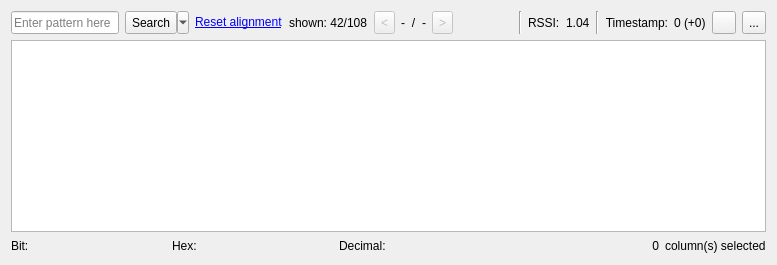
          <widget class="QWidget" name="layoutWidget">
           <layout class="QVBoxLayout" name="verticalLayout">
            <property name="leftMargin">
             <number>11</number>
            </property>
            <property name="topMargin">
             <number>11</number>
            </property>
            <property name="rightMargin">
             <number>11</number>
            </property>
            <property name="bottomMargin">
             <number>11</number>
            </property>
            <item>
             <layout class="QGridLayout" name="gridLayout_2">
              <item row="0" column="17">
               <widget class="QToolButton" name="btnSaveProto">
                <property name="sizePolicy">
                 <sizepolicy hsizetype="Fixed" vsizetype="Preferred">
                  <horstretch>0</horstretch>
                  <verstretch>0</verstretch>
                 </sizepolicy>
                </property>
                <property name="baseSize">
                 <size>
                  <width>0</width>
                  <height>0</height>
                 </size>
                </property>
                <property name="toolTip">
                 <string>Save current protocol.</string>
                </property>
                <property name="text">
                 <string/>
                </property>
                <property name="icon">
                 <iconset theme="document-save">
                  <normaloff>.</normaloff>.</iconset>
                </property>
                <property name="toolButtonStyle">
                 <enum>Qt::ToolButtonIconOnly</enum>
                </property>
               </widget>
              </item>
              <item row="0" column="12">
               <widget class="QLabel" name="label_2">
                <property name="toolTip">
                 <string>&lt;html&gt;&lt;head/&gt;&lt;body&gt;&lt;p&gt;The &lt;span style=&quot; font-weight:600;&quot;&gt;Received Signal Strength Indicator&lt;/span&gt; indicates the average signal power of the current message.&lt;/p&gt;&lt;/body&gt;&lt;/html&gt;</string>
                </property>
                <property name="text">
                 <string>RSSI:</string>
                </property>
               </widget>
              </item>
              <item row="0" column="7">
               <widget class="QLabel" name="lSlash">
                <property name="sizePolicy">
                 <sizepolicy hsizetype="Preferred" vsizetype="Preferred">
                  <horstretch>0</horstretch>
                  <verstretch>0</verstretch>
                 </sizepolicy>
                </property>
                <property name="text">
                 <string>/</string>
                </property>
                <property name="alignment">
                 <set>Qt::AlignCenter</set>
                </property>
               </widget>
              </item>
              <item row="0" column="4">
               <widget class="QLabel" name="lblShownRows">
                <property name="text">
                 <string>shown: 42/108</string>
                </property>
               </widget>
              </item>
              <item row="0" column="16">
               <widget class="QLabel" name="lTime">
                <property name="sizePolicy">
                 <sizepolicy hsizetype="Expanding" vsizetype="Preferred">
                  <horstretch>0</horstretch>
                  <verstretch>0</verstretch>
                 </sizepolicy>
                </property>
                <property name="toolTip">
                 <string>&lt;html&gt;&lt;head/&gt;&lt;body&gt;&lt;p&gt;The &lt;span style=&quot; font-weight:600;&quot;&gt;Message&lt;/span&gt;&lt;span style=&quot; font-weight:600;&quot;&gt;Start&lt;/span&gt; is the point in time when a protocol message begins. Additionally the relative time (+ ...) from the previous message is shown.&lt;/p&gt;&lt;/body&gt;&lt;/html&gt;</string>
                </property>
                <property name="text">
                 <string>0 (+0)</string>
                </property>
                <property name="textFormat">
                 <enum>Qt::PlainText</enum>
                </property>
                <property name="alignment">
                 <set>Qt::AlignLeading|Qt::AlignLeft|Qt::AlignVCenter</set>
                </property>
               </widget>
              </item>
              <item row="0" column="6">
               <widget class="QLabel" name="lSearchCurrent">
                <property name="sizePolicy">
                 <sizepolicy hsizetype="Preferred" vsizetype="Preferred">
                  <horstretch>0</horstretch>
                  <verstretch>0</verstretch>
                 </sizepolicy>
                </property>
                <property name="styleSheet">
                 <string notr="true">QLabel
{
    qproperty-alignment: AlignCenter;
}</string>
                </property>
                <property name="text">
                 <string>-</string>
                </property>
               </widget>
              </item>
              <item row="0" column="13">
               <widget class="QLabel" name="lblRSSI">
                <property name="sizePolicy">
                 <sizepolicy hsizetype="Expanding" vsizetype="Preferred">
                  <horstretch>0</horstretch>
                  <verstretch>0</verstretch>
                 </sizepolicy>
                </property>
                <property name="toolTip">
                 <string>&lt;html&gt;&lt;head/&gt;&lt;body&gt;&lt;p&gt;The &lt;span style=&quot; font-weight:600;&quot;&gt;Received Signal Strength Indicator&lt;/span&gt; indicates the average signal power of the current message.&lt;/p&gt;&lt;/body&gt;&lt;/html&gt;</string>
                </property>
                <property name="text">
                 <string>1.04</string>
                </property>
               </widget>
              </item>
              <item row="0" column="1">
               <widget class="QLineEdit" name="lineEditSearch">
                <property name="sizePolicy">
                 <sizepolicy hsizetype="Expanding" vsizetype="Preferred">
                  <horstretch>0</horstretch>
                  <verstretch>0</verstretch>
                 </sizepolicy>
                </property>
                <property name="acceptDrops">
                 <bool>false</bool>
                </property>
                <property name="placeholderText">
                 <string>Enter pattern here</string>
                </property>
                <property name="clearButtonEnabled">
                 <bool>true</bool>
                </property>
               </widget>
              </item>
              <item row="0" column="9">
               <widget class="QToolButton" name="btnNextSearch">
                <property name="enabled">
                 <bool>false</bool>
                </property>
                <property name="sizePolicy">
                 <sizepolicy hsizetype="Preferred" vsizetype="Preferred">
                  <horstretch>0</horstretch>
                  <verstretch>0</verstretch>
                 </sizepolicy>
                </property>
                <property name="text">
                 <string>&gt;</string>
                </property>
                <property name="icon">
                 <iconset theme="go-next">
                  <normaloff>.</normaloff>.</iconset>
                </property>
               </widget>
              </item>
              <item row="0" column="5">
               <widget class="QToolButton" name="btnPrevSearch">
                <property name="enabled">
                 <bool>false</bool>
                </property>
                <property name="sizePolicy">
                 <sizepolicy hsizetype="Preferred" vsizetype="Preferred">
                  <horstretch>0</horstretch>
                  <verstretch>0</verstretch>
                 </sizepolicy>
                </property>
                <property name="text">
                 <string>&lt;</string>
                </property>
                <property name="icon">
                 <iconset theme="go-previous">
                  <normaloff>.</normaloff>.</iconset>
                </property>
               </widget>
              </item>
              <item row="0" column="8">
               <widget class="QLabel" name="lSearchTotal">
                <property name="sizePolicy">
                 <sizepolicy hsizetype="Preferred" vsizetype="Preferred">
                  <horstretch>0</horstretch>
                  <verstretch>0</verstretch>
                 </sizepolicy>
                </property>
                <property name="styleSheet">
                 <string notr="true">QLabel
{
    qproperty-alignment: AlignCenter;
}</string>
                </property>
                <property name="text">
                 <string>-</string>
                </property>
               </widget>
              </item>
              <item row="0" column="15">
               <widget class="QLabel" name="label_3">
                <property name="toolTip">
                 <string>&lt;html&gt;&lt;head/&gt;&lt;body&gt;&lt;p&gt;The &lt;span style=&quot; font-weight:600;&quot;&gt;Message Start&lt;/span&gt; is the point in time when a protocol message begins. Additionally the relative time (+ ...) from the previous message is shown.&lt;/p&gt;&lt;/body&gt;&lt;/html&gt;</string>
                </property>
                <property name="text">
                 <string>Timestamp:</string>
                </property>
                <property name="alignment">
                 <set>Qt::AlignRight|Qt::AlignTrailing|Qt::AlignVCenter</set>
                </property>
               </widget>
              </item>
              <item row="0" column="14">
               <widget class="Line" name="line_2">
                <property name="orientation">
                 <enum>Qt::Vertical</enum>
                </property>
               </widget>
              </item>
              <item row="0" column="2">
               <widget class="QToolButton" name="btnSearchSelectFilter">
                <property name="sizePolicy">
                 <sizepolicy hsizetype="Preferred" vsizetype="Preferred">
                  <horstretch>0</horstretch>
                  <verstretch>0</verstretch>
                 </sizepolicy>
                </property>
                <property name="text">
                 <string>Search</string>
                </property>
                <property name="icon">
                 <iconset theme="edit-find">
                  <normaloff>.</normaloff>.</iconset>
                </property>
                <property name="popupMode">
                 <enum>QToolButton::MenuButtonPopup</enum>
                </property>
                <property name="toolButtonStyle">
                 <enum>Qt::ToolButtonTextBesideIcon</enum>
                </property>
                <property name="autoRaise">
                 <bool>false</bool>
                </property>
                <property name="arrowType">
                 <enum>Qt::NoArrow</enum>
                </property>
               </widget>
              </item>
              <item row="0" column="10">
               <spacer name="horizontalSpacer_2">
                <property name="orientation">
                 <enum>Qt::Horizontal</enum>
                </property>
                <property name="sizeType">
                 <enum>QSizePolicy::Expanding</enum>
                </property>
                <property name="sizeHint" stdset="0">
                 <size>
                  <width>60</width>
                  <height>0</height>
                 </size>
                </property>
               </spacer>
              </item>
              <item row="0" column="11">
               <widget class="Line" name="line">
                <property name="orientation">
                 <enum>Qt::Vertical</enum>
                </property>
               </widget>
              </item>
              <item row="0" column="18">
               <widget class="QToolButton" name="btnLoadProto">
                <property name="sizePolicy">
                 <sizepolicy hsizetype="Fixed" vsizetype="Preferred">
                  <horstretch>0</horstretch>
                  <verstretch>0</verstretch>
                 </sizepolicy>
                </property>
                <property name="toolTip">
                 <string>Load a protocol.</string>
                </property>
                <property name="text">
                 <string>...</string>
                </property>
                <property name="icon">
                 <iconset theme="document-open">
                  <normaloff>.</normaloff>.</iconset>
                </property>
               </widget>
              </item>
              <item row="0" column="3">
               <widget class="QLabel" name="lblClearAlignment">
                <property name="text">
                 <string>&lt;html&gt;&lt;head/&gt;&lt;body&gt;&lt;p&gt;&lt;a href=&quot;reset_alignment&quot;&gt;&lt;span style=&quot; text-decoration: underline; color:#0000ff;&quot;&gt;Reset alignment&lt;/span&gt;&lt;/a&gt;&lt;/p&gt;&lt;/body&gt;&lt;/html&gt;</string>
                </property>
               </widget>
              </item>
             </layout>
            </item>
            <item>
             <widget class="ProtocolTableView" name="tblViewProtocol">
              <property name="sizePolicy">
               <sizepolicy hsizetype="Expanding" vsizetype="Expanding">
                <horstretch>0</horstretch>
                <verstretch>0</verstretch>
               </sizepolicy>
              </property>
              <property name="acceptDrops">
               <bool>true</bool>
              </property>
              <property name="autoFillBackground">
               <bool>true</bool>
              </property>
              <property name="frameShape">
               <enum>QFrame::StyledPanel</enum>
              </property>
              <property name="frameShadow">
               <enum>QFrame::Sunken</enum>
              </property>
              <property name="lineWidth">
               <number>1</number>
              </property>
              <property name="autoScroll">
               <bool>true</bool>
              </property>
              <property name="dragDropMode">
               <enum>QAbstractItemView::DropOnly</enum>
              </property>
              <property name="alternatingRowColors">
               <bool>true</bool>
              </property>
              <property name="selectionMode">
               <enum>QAbstractItemView::ExtendedSelection</enum>
              </property>
              <property name="textElideMode">
               <enum>Qt::ElideNone</enum>
              </property>
              <property name="verticalScrollMode">
               <enum>QAbstractItemView::ScrollPerPixel</enum>
              </property>
              <property name="horizontalScrollMode">
               <enum>QAbstractItemView::ScrollPerPixel</enum>
              </property>
              <property name="showGrid">
               <bool>false</bool>
              </property>
              <property name="gridStyle">
               <enum>Qt::NoPen</enum>
              </property>
              <property name="sortingEnabled">
               <bool>false</bool>
              </property>
              <property name="wordWrap">
               <bool>false</bool>
              </property>
              <property name="cornerButtonEnabled">
               <bool>false</bool>
              </property>
              <attribute name="horizontalHeaderDefaultSectionSize">
               <number>40</number>
              </attribute>
             </widget>
            </item>
            <item>
             <layout class="QHBoxLayout" name="horizontalLayout_3">
              <item>
               <widget class="QLabel" name="lBits">
                <property name="sizePolicy">
                 <sizepolicy hsizetype="Preferred" vsizetype="Preferred">
                  <horstretch>0</horstretch>
                  <verstretch>0</verstretch>
                 </sizepolicy>
                </property>
                <property name="maximumSize">
                 <size>
                  <width>16777215</width>
                  <height>16777215</height>
                 </size>
                </property>
                <property name="text">
                 <string>Bit:</string>
                </property>
               </widget>
              </item>
              <item>
               <widget class="QLineEdit" name="lBitsSelection">
                <property name="sizePolicy">
                 <sizepolicy hsizetype="Expanding" vsizetype="Preferred">
                  <horstretch>0</horstretch>
                  <verstretch>0</verstretch>
                 </sizepolicy>
                </property>
                <property name="maximumSize">
                 <size>
                  <width>16777215</width>
                  <height>16777215</height>
                 </size>
                </property>
                <property name="acceptDrops">
                 <bool>false</bool>
                </property>
                <property name="styleSheet">
                 <string notr="true">background-color: rgba(255, 255, 255, 0);</string>
                </property>
                <property name="frame">
                 <bool>false</bool>
                </property>
                <property name="readOnly">
                 <bool>true</bool>
                </property>
               </widget>
              </item>
              <item>
               <widget class="QLabel" name="lHex">
                <property name="sizePolicy">
                 <sizepolicy hsizetype="Preferred" vsizetype="Preferred">
                  <horstretch>0</horstretch>
                  <verstretch>0</verstretch>
                 </sizepolicy>
                </property>
                <property name="maximumSize">
                 <size>
                  <width>16777215</width>
                  <height>16777215</height>
                 </size>
                </property>
                <property name="text">
                 <string>Hex:</string>
                </property>
               </widget>
              </item>
              <item>
               <widget class="QLineEdit" name="lHexSelection">
                <property name="sizePolicy">
                 <sizepolicy hsizetype="Expanding" vsizetype="Preferred">
                  <horstretch>0</horstretch>
                  <verstretch>0</verstretch>
                 </sizepolicy>
                </property>
                <property name="maximumSize">
                 <size>
                  <width>16777215</width>
                  <height>16777215</height>
                 </size>
                </property>
                <property name="acceptDrops">
                 <bool>false</bool>
                </property>
                <property name="styleSheet">
                 <string notr="true">background-color: rgba(255, 255, 255, 0);</string>
                </property>
                <property name="frame">
                 <bool>false</bool>
                </property>
                <property name="readOnly">
                 <bool>true</bool>
                </property>
               </widget>
              </item>
              <item>
               <widget class="QLabel" name="lDecimal">
                <property name="sizePolicy">
                 <sizepolicy hsizetype="Preferred" vsizetype="Preferred">
                  <horstretch>0</horstretch>
                  <verstretch>0</verstretch>
                 </sizepolicy>
                </property>
                <property name="maximumSize">
                 <size>
                  <width>16777215</width>
                  <height>16777215</height>
                 </size>
                </property>
                <property name="text">
                 <string>Decimal:</string>
                </property>
               </widget>
              </item>
              <item>
               <widget class="QLineEdit" name="lDecimalSelection">
                <property name="sizePolicy">
                 <sizepolicy hsizetype="Expanding" vsizetype="Preferred">
                  <horstretch>0</horstretch>
                  <verstretch>0</verstretch>
                 </sizepolicy>
                </property>
                <property name="maximumSize">
                 <size>
                  <width>16777215</width>
                  <height>16777215</height>
                 </size>
                </property>
                <property name="acceptDrops">
                 <bool>false</bool>
                </property>
                <property name="styleSheet">
                 <string notr="true">background-color: rgba(255, 255, 255, 0);</string>
                </property>
                <property name="frame">
                 <bool>false</bool>
                </property>
                <property name="readOnly">
                 <bool>true</bool>
                </property>
               </widget>
              </item>
              <item>
               <widget class="QLabel" name="lNumSelectedColumns">
                <property name="sizePolicy">
                 <sizepolicy hsizetype="Expanding" vsizetype="Preferred">
                  <horstretch>0</horstretch>
                  <verstretch>0</verstretch>
                 </sizepolicy>
                </property>
                <property name="text">
                 <string>0</string>
                </property>
                <property name="alignment">
                 <set>Qt::AlignRight|Qt::AlignTrailing|Qt::AlignVCenter</set>
                </property>
               </widget>
              </item>
              <item>
               <widget class="QLabel" name="lColumnsSelectedText">
                <property name="text">
                 <string>column(s) selected</string>
                </property>
               </widget>
              </item>
             </layout>
            </item>
           </layout>
          </widget>
